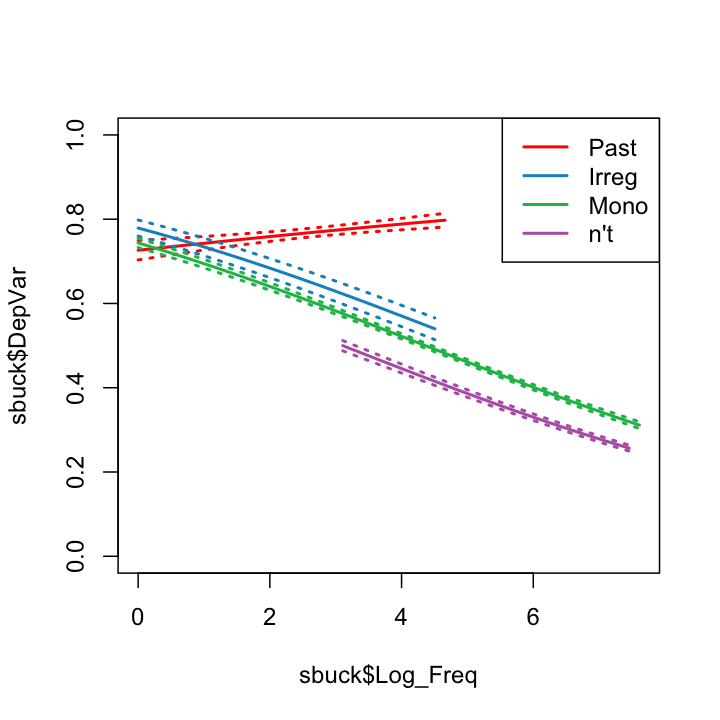

Source code (R):
pred1<-expand.grid(Log_Freq = seq(min(sbuck$Log_Freq),max(sbuck$Log_Freq),length = 50),Gram = levels(puck$Gram),Gram2 = "other")
pred2<-expand.grid(Log_Freq = seq(min(sbuck$Log_Freq),max(sbuck$Log_Freq),length = 50),Gram = "Past",Gram2 = "past")
pred<-rbind(pred2,pred1)
pred$fit<-predict(bmod4,newdata = pred,type = "response")
pred$se<-predict(bmod4,newdata = pred,type = "response",se = T)$se.fit


plot(sbuck$Log_Freq,sbuck$DepVar, type = "n")
library(RColorBrewer)
gpal <- brewer.pal(4,"Set1")
gs<-levels(pred$Gram)

for(i in 1:4){
	g<-gs[i]
	gpred<- subset(pred,Gram == g)
	grange<-range(sbuck[sbuck$Gram == g,]$Log_Freq)
	gpred<-gpred[gpred$Log_Freq<=grange[2]&gpred$Log_Freq >= grange[1],]
	
	
	ses<-cbind(gpred$fit,gpred$fit+gpred$se,gpred$fit-gpred$se)
	matlines(gpred$Log_Freq,ses,col = gpal[i],lwd = 2,lty = c(1,3,3))
}
legend("topright",legend = gs,col = gpal,lwd = 2)
